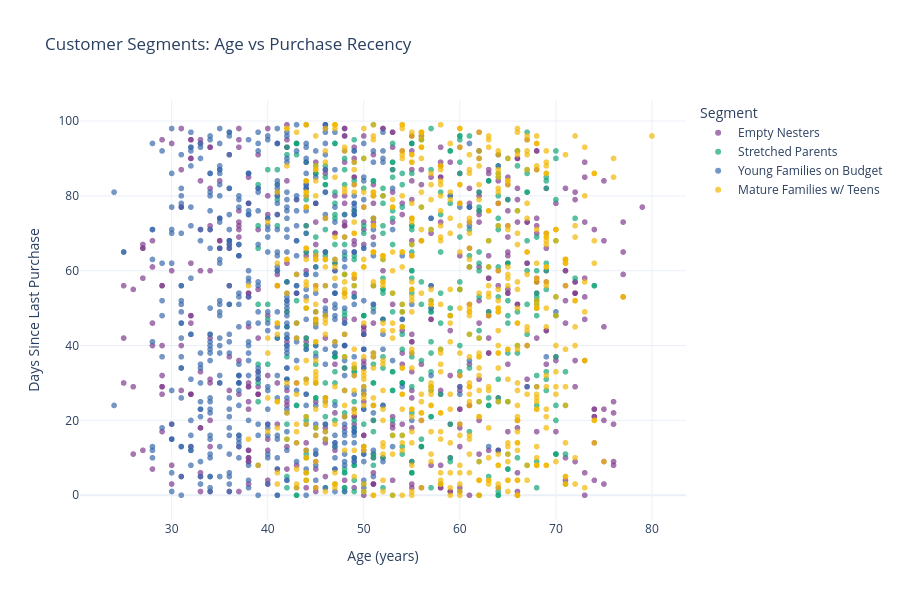

Source (notebook cell):
### Code cell
# Age vs Recency by Cluster
fig = px.scatter(df, x='Age', y='Recency', color='Cluster_Name',
                 title='Customer Segments: Age vs Purchase Recency',
                 labels={'Age': 'Age (years)', 
                        'Recency': 'Days Since Last Purchase',
                        'Cluster_Name': 'Segment'},
                 color_discrete_sequence=px.colors.qualitative.Bold,
                 hover_data=['Income', 'MntTotal'],
                 opacity=0.7)
fig.update_layout(height=600, legend=dict(orientation="v", yanchor="top", y=1, xanchor="left", x=1.02))
fig.show()

### Figure 1 — Plotly figure (JSON) as saved in the notebook; plotly's stock layout.template omitted (floating-point values rounded to 4 significant figures; data arrays with more than 128 entries replaced by an {"elided": "..."} marker saying what was removed)
{"data": [{"customdata": {"elided": "519x2 int values"}, "hovertemplate": "Segment=Empty Nesters<br>Age (years)=%{x}<br>Days Since Last Purchase=%{y}<br>Income=%{customdata[0]}<br>MntTotal=%{customdata[1]}<extra></extra>", "legendgroup": "Empty Nesters", "marker": {"color": "rgb(127, 60, 141)", "opacity": 0.7, "symbol": "circle"}, "mode": "markers", "name": "Empty Nesters", "showlegend": true, "x": {"elided": "519 int values"}, "xaxis": "x", "y": {"elided": "519 int values"}, "yaxis": "y", "type": "scattergl"}, {"customdata": {"elided": "407x2 int values"}, "hovertemplate": "Segment=Stretched Parents<br>Age (years)=%{x}<br>Days Since Last Purchase=%{y}<br>Income=%{customdata[0]}<br>MntTotal=%{customdata[1]}<extra></extra>", "legendgroup": "Stretched Parents", "marker": {"color": "rgb(17, 165, 121)", "opacity": 0.7, "symbol": "circle"}, "mode": "markers", "name": "Stretched Parents", "showlegend": true, "x": {"elided": "407 int values"}, "xaxis": "x", "y": {"elided": "407 int values"}, "yaxis": "y", "type": "scattergl"}, {"customdata": {"elided": "608x2 int values"}, "hovertemplate": "Segment=Young Families on Budget<br>Age (years)=%{x}<br>Days Since Last Purchase=%{y}<br>Income=%{customdata[0]}<br>MntTotal=%{customdata[1]}<extra></extra>", "legendgroup": "Young Families on Budget", "marker": {"color": "rgb(57, 105, 172)", "opacity": 0.7, "symbol": "circle"}, "mode": "markers", "name": "Young Families on Budget", "showlegend": true, "x": {"elided": "608 int values"}, "xaxis": "x", "y": {"elided": "608 int values"}, "yaxis": "y", "type": "scattergl"}, {"customdata": {"elided": "671x2 int values"}, "hovertemplate": "Segment=Mature Families w/ Teens<br>Age (years)=%{x}<br>Days Since Last Purchase=%{y}<br>Income=%{customdata[0]}<br>MntTotal=%{customdata[1]}<extra></extra>", "legendgroup": "Mature Families w/ Teens", "marker": {"color": "rgb(242, 183, 1)", "opacity": 0.7, "symbol": "circle"}, "mode": "markers", "name": "Mature Families w/ Teens", "showlegend": true, "x": {"elided": "671 int values"}, "xaxis": "x", "y": {"elided": "671 int values"}, "yaxis": "y", "type": "scattergl"}], "layout": {"xaxis": {"anchor": "y", "domain": [0, 1], "title": {"text": "Age (years)"}}, "yaxis": {"anchor": "x", "domain": [0, 1], "title": {"text": "Days Since Last Purchase"}}, "legend": {"title": {"text": "Segment"}, "tracegroupgap": 0, "orientation": "v", "yanchor": "top", "y": 1, "xanchor": "left", "x": 1.02}, "title": {"text": "Customer Segments: Age vs Purchase Recency"}, "height": 600}}
